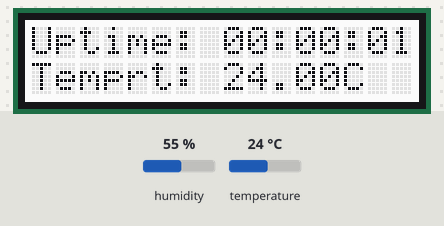
Recording of a sketch running on a simulated Arduino Uno, built with avr-gcc and run on an emulated ATmega328P. Parts: 16×2 character LCD. The test bench sets the inputs (shaded band); at power-on: temperature 24 °C, humidity 55 %.

Above: at 1.2 s.
1.3 s: temperature set to 11 °C
At 3.0 s:
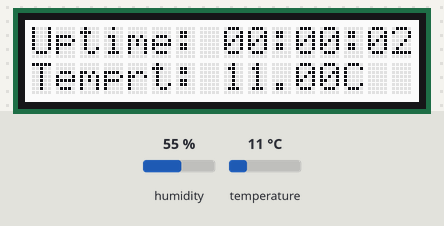
4.8 s: temperature set to 8 °C
At 7.9 s:
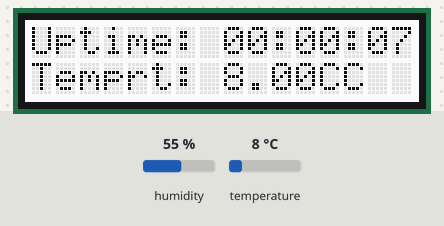
11.0 s: temperature set to 12 °C
At 13.9 s:
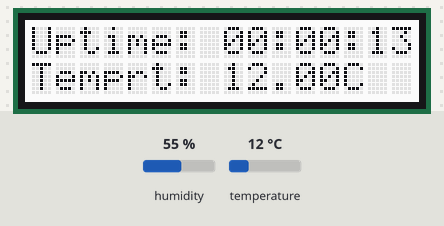
Timing chart, 0 to 15.4 s (numbered marks = the images above; inputs shaded):
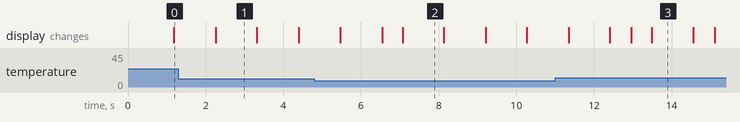

Measured:
- the behaviour switches between 10 and 9 °C on temperature (found by bisection; images 1 and 2)
- after the input at 4.8 s, the display: first differs from a run without the input after 1.7 s (image 2 shows a later state)
- after the input at 11.0 s, the display: first differs from a run without the input after 2.0 s (image 3 shows a later state)
- what the display in image 1 shows lasts 1.0 s, from 2.3 s to 3.3 s

The sketch:

ViewTempAndUptime.ino
```cpp
#include <DHT.h>
#include <Wire.h>
#include "rgb_lcd.h"

rgb_lcd lcd;

long day = 86400000; // 86400000 milliseconds in a day
long hour = 3600000; // 3600000 milliseconds in an hour
long minute = 60000; // 60000 milliseconds in a minute
long second =  1000; // 1000 milliseconds in a second
#define DHTTYPE DHT11
#define DHTPIN 2     // Pin D2
DHT dht(DHTPIN, DHTTYPE);

void setup() {
    lcd.begin(16, 2);
}

void loop() {
  long timeNow = millis();
  int days = timeNow / day ;
  int hours = (timeNow % day) / hour;
  int minutes = ((timeNow % day) % hour) / minute ;
  int seconds = (((timeNow % day) % hour) % minute) / second;

    float temp_hum_val[2] = {0};
    lcd.setCursor(0, 0);
    lcd.print("Uptime: ");
    if(hours <10){lcd.print("0");}
    lcd.print(hours);
    lcd.print(":");
    if(minutes <10){lcd.print("0");}
    lcd.print(minutes);
    lcd.print(":");
    if(seconds <10){lcd.print("0");}
    lcd.print(seconds);

    lcd.setCursor(0, 1);
    if (!dht.readTempAndHumidity(temp_hum_val)) {
        lcd.print("Temprt: ");
        lcd.print(temp_hum_val[1]);
        lcd.print("C");
    } else {
        lcd.print("Sensor error   ");
    }
    delay(500);
}
```
